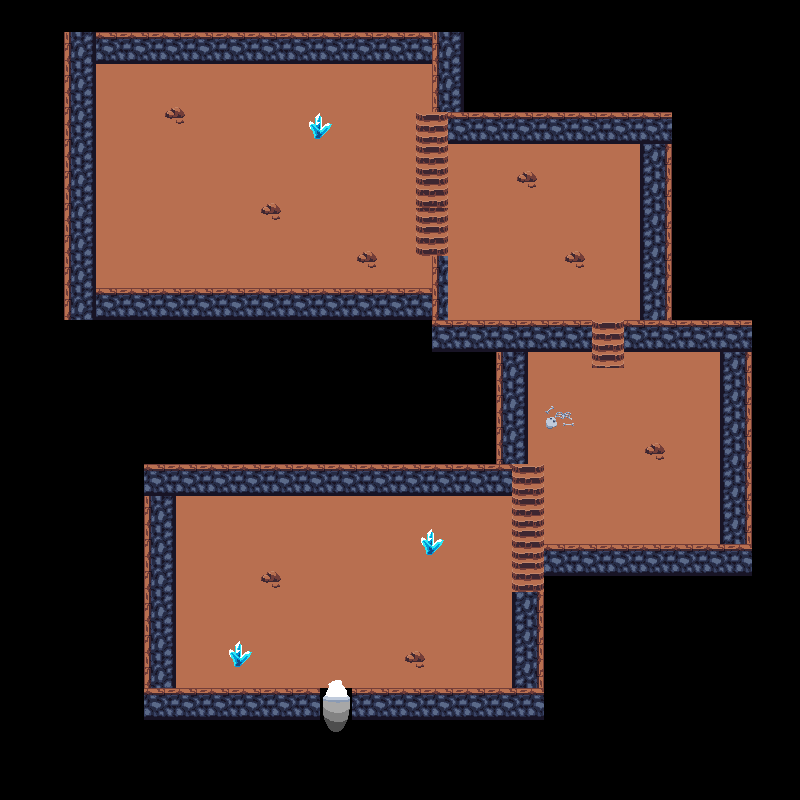

A 2D game scene composited from a Tiled map and its tileset images. What follows is a short description and the map's XML, with each tile layer's data collapsed to a summary:
An orthogonal 50x50 tile map with 16x16 px tiles, 3 tile layers (floor, walls, stairs) and 25 objects (21x collision, exit_dungeon, spawn_dungeon, boss_path1, boss_path2).

<map version="1.10" tiledversion="1.10.1" orientation="orthogonal" renderorder="right-down" width="50" height="50" tilewidth="16" tileheight="16" infinite="0" nextlayerid="6" nextobjectid="26">
 <tileset firstgid="1" name="dungeon" tilewidth="16" tileheight="16" tilecount="256" columns="16">
  <image source="tileset_dungeon.png" trans="000000" width="256" height="256" />
 </tileset>
 <layer id="1" name="floor" width="50" height="50">
  <data>[2500 cells, 834 non-empty, 16 distinct tile ids]</data>
 </layer>
 <layer id="2" name="walls" width="50" height="50">
  <data>[2500 cells, 476 non-empty, 28 distinct tile ids]</data>
 </layer>
 <objectgroup id="4" name="Objects">
  <object id="1" type="collision" x="307" y="112" width="23" height="24">
   <properties>
    <property name="Type" value="collision" />
   </properties>
  </object>
  <object id="2" type="collision" x="544" y="405" width="36" height="25">
   <properties>
    <property name="Type" value="collision" />
   </properties>
  </object>
  <object id="3" type="collision" x="415" y="529" width="33" height="31">
   <properties>
    <property name="Type" value="collision" />
   </properties>
  </object>
  <object id="4" type="collision" x="224" y="640" width="28" height="29">
   <properties>
    <property name="Type" value="collision" />
   </properties>
  </object>
  <object id="5" type="collision" x="67" y="31" width="396" height="33">
   <properties>
    <property name="Type" value="collision" />
   </properties>
  </object>
  <object id="6" type="collision" x="434" y="64" width="32" height="46">
   <properties>
    <property name="Type" value="collision" />
   </properties>
  </object>
  <object id="7" type="collision" x="65" y="67" width="33" height="254">
   <properties>
    <property name="Type" value="collision" />
   </properties>
  </object>
  <object id="8" type="collision" x="102" y="292" width="330" height="27">
   <properties>
    <property name="Type" value="collision" />
   </properties>
  </object>
  <object id="9" type="collision" x="434" y="257" width="14" height="64">
   <properties>
    <property name="Type" value="collision" />
   </properties>
  </object>
  <object id="10" type="collision" x="450" y="112" width="221" height="30">
   <properties>
    <property name="Type" value="collision" />
   </properties>
  </object>
  <object id="11" type="collision" x="643" y="143" width="31" height="176">
   <properties>
    <property name="Type" value="collision" />
   </properties>
  </object>
  <object id="12" type="collision" x="433" y="321" width="156" height="31">
   <properties>
    <property name="Type" value="collision" />
   </properties>
  </object>
  <object id="13" type="collision" x="625" y="323" width="128" height="27">
   <properties>
    <property name="Type" value="collision" />
   </properties>
  </object>
  <object id="14" type="collision" x="498" y="353" width="32" height="111">
   <properties>
    <property name="Type" value="collision" />
   </properties>
  </object>
  <object id="15" type="collision" x="718" y="352" width="34" height="190">
   <properties>
    <property name="Type" value="collision" />
   </properties>
  </object>
  <object id="16" type="collision" x="545" y="546" width="209" height="31">
   <properties>
    <property name="Type" value="collision" />
   </properties>
  </object>
  <object id="17" type="collision" x="145" y="466" width="366" height="29">
   <properties>
    <property name="Type" value="collision" />
   </properties>
  </object>
  <object id="18" type="collision" x="146" y="496" width="32" height="192">
   <properties>
    <property name="Type" value="collision" />
   </properties>
  </object>
  <object id="19" type="collision" x="514" y="591" width="30" height="97">
   <properties>
    <property name="Type" value="collision" />
   </properties>
  </object>
  <object id="20" type="collision" x="353" y="690" width="191" height="30">
   <properties>
    <property name="Type" value="collision" />
   </properties>
  </object>
  <object id="21" type="collision" x="147" y="689" width="175" height="33">
   <properties>
    <property name="Type" value="collision" />
   </properties>
  </object>
  <object id="22" name="exit_dungeon" x="321" y="657" width="30" height="78" />
  <object id="23" name="spawn_dungeon" x="389" y="635">
   <point />
  </object>
 </objectgroup>
 <objectgroup id="5" name="NPCPaths">
  <object id="24" name="boss_path1" x="113" y="144.667" width="15.3333" height="15.3333" />
  <object id="25" name="boss_path2" x="320.667" y="144.667" width="15.6667" height="15" />
 </objectgroup>
 <layer id="3" name="stairs" width="50" height="50">
  <data>[2500 cells, 40 non-empty, 4 distinct tile ids]</data>
 </layer>
</map>
